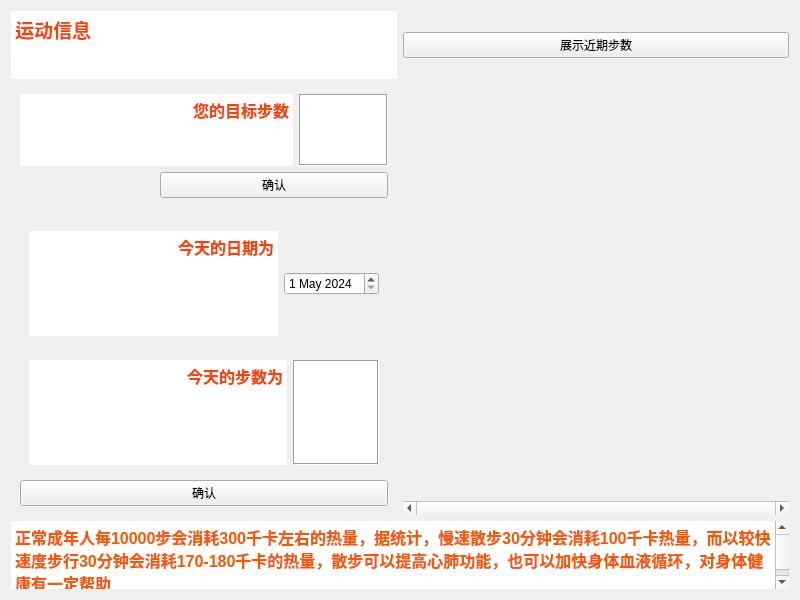
<?xml version="1.0" encoding="UTF-8"?>
<ui version="4.0">
 <class>SportScene</class>
 <widget class="QWidget" name="SportScene">
  <property name="geometry">
   <rect>
    <x>0</x>
    <y>0</y>
    <width>800</width>
    <height>600</height>
   </rect>
  </property>
  <property name="sizePolicy">
   <sizepolicy hsizetype="Maximum" vsizetype="Maximum">
    <horstretch>0</horstretch>
    <verstretch>0</verstretch>
   </sizepolicy>
  </property>
  <property name="maximumSize">
   <size>
    <width>16777215</width>
    <height>16777215</height>
   </size>
  </property>
  <property name="windowTitle">
   <string>Form</string>
  </property>
  <layout class="QGridLayout" name="gridLayout" rowstretch="1,0,0,0,0,0,0" columnstretch="1,1">
   <item row="2" column="1" rowspan="2">
    <widget class="QScrollArea" name="scrollArea_sport">
     <property name="frameShape">
      <enum>QFrame::NoFrame</enum>
     </property>
     <property name="frameShadow">
      <enum>QFrame::Plain</enum>
     </property>
     <property name="lineWidth">
      <number>0</number>
     </property>
     <property name="horizontalScrollBarPolicy">
      <enum>Qt::ScrollBarAlwaysOn</enum>
     </property>
     <property name="widgetResizable">
      <bool>true</bool>
     </property>
     <widget class="QWidget" name="scrollAreaWidgetContents">
      <property name="geometry">
       <rect>
        <x>0</x>
        <y>0</y>
        <width>388</width>
        <height>408</height>
       </rect>
      </property>
     </widget>
    </widget>
   </item>
   <item row="1" column="1">
    <widget class="QPushButton" name="btn_step">
     <property name="text">
      <string>展示近期步数</string>
     </property>
    </widget>
   </item>
   <item row="6" column="0">
    <spacer name="verticalSpacer_3">
     <property name="orientation">
      <enum>Qt::Vertical</enum>
     </property>
     <property name="sizeHint" stdset="0">
      <size>
       <width>20</width>
       <height>40</height>
      </size>
     </property>
    </spacer>
   </item>
   <item row="2" column="0">
    <widget class="QWidget" name="widget" native="true">
     <layout class="QGridLayout" name="gridLayout_2" rowstretch="3,1" columnstretch="3,3,2">
      <item row="0" column="2">
       <widget class="QTextEdit" name="textEdit_standard">
        <property name="frameShape">
         <enum>QFrame::Box</enum>
        </property>
        <property name="frameShadow">
         <enum>QFrame::Sunken</enum>
        </property>
       </widget>
      </item>
      <item row="1" column="1" colspan="2">
       <widget class="QPushButton" name="btn_standard">
        <property name="text">
         <string>确认</string>
        </property>
       </widget>
      </item>
      <item row="0" column="0" colspan="2">
       <widget class="QTextEdit" name="textEdit_2">
        <property name="frameShape">
         <enum>QFrame::NoFrame</enum>
        </property>
        <property name="frameShadow">
         <enum>QFrame::Plain</enum>
        </property>
        <property name="readOnly">
         <bool>true</bool>
        </property>
        <property name="html">
         <string>&lt;!DOCTYPE HTML PUBLIC &quot;-//W3C//DTD HTML 4.0//EN&quot; &quot;http://www.w3.org/TR/REC-html40/strict.dtd&quot;&gt;
&lt;html&gt;&lt;head&gt;&lt;meta name=&quot;qrichtext&quot; content=&quot;1&quot; /&gt;&lt;style type=&quot;text/css&quot;&gt;
p, li { white-space: pre-wrap; }
&lt;/style&gt;&lt;/head&gt;&lt;body style=&quot; font-family:'SimSun'; font-size:9pt; font-weight:400; font-style:normal;&quot;&gt;
&lt;p align=&quot;right&quot; style=&quot; margin-top:0px; margin-bottom:0px; margin-left:0px; margin-right:0px; -qt-block-indent:0; text-indent:0px;&quot;&gt;&lt;span style=&quot; font-size:12pt; font-weight:600; color:#ff4000;&quot;&gt;您的目标步数&lt;/span&gt;&lt;/p&gt;&lt;/body&gt;&lt;/html&gt;</string>
        </property>
       </widget>
      </item>
     </layout>
    </widget>
   </item>
   <item row="0" column="0">
    <spacer name="verticalSpacer">
     <property name="orientation">
      <enum>Qt::Vertical</enum>
     </property>
     <property name="sizeHint" stdset="0">
      <size>
       <width>20</width>
       <height>40</height>
      </size>
     </property>
    </spacer>
   </item>
   <item row="1" column="0">
    <widget class="QTextEdit" name="textEdit">
     <property name="enabled">
      <bool>true</bool>
     </property>
     <property name="frameShape">
      <enum>QFrame::NoFrame</enum>
     </property>
     <property name="frameShadow">
      <enum>QFrame::Plain</enum>
     </property>
     <property name="readOnly">
      <bool>true</bool>
     </property>
     <property name="html">
      <string>&lt;!DOCTYPE HTML PUBLIC &quot;-//W3C//DTD HTML 4.0//EN&quot; &quot;http://www.w3.org/TR/REC-html40/strict.dtd&quot;&gt;
&lt;html&gt;&lt;head&gt;&lt;meta name=&quot;qrichtext&quot; content=&quot;1&quot; /&gt;&lt;style type=&quot;text/css&quot;&gt;
p, li { white-space: pre-wrap; }
&lt;/style&gt;&lt;/head&gt;&lt;body style=&quot; font-family:'SimSun'; font-size:9pt; font-weight:400; font-style:normal;&quot;&gt;
&lt;p style=&quot; margin-top:0px; margin-bottom:0px; margin-left:0px; margin-right:0px; -qt-block-indent:0; text-indent:0px;&quot;&gt;&lt;span style=&quot; font-size:14pt; font-weight:600; color:#ff4000;&quot;&gt;运动信息&lt;/span&gt;&lt;/p&gt;&lt;/body&gt;&lt;/html&gt;</string>
     </property>
    </widget>
   </item>
   <item row="4" column="0" rowspan="2" colspan="2">
    <widget class="QTextEdit" name="textEdit_7">
     <property name="frameShape">
      <enum>QFrame::NoFrame</enum>
     </property>
     <property name="frameShadow">
      <enum>QFrame::Plain</enum>
     </property>
     <property name="lineWidth">
      <number>0</number>
     </property>
     <property name="readOnly">
      <bool>true</bool>
     </property>
     <property name="html">
      <string>&lt;!DOCTYPE HTML PUBLIC &quot;-//W3C//DTD HTML 4.0//EN&quot; &quot;http://www.w3.org/TR/REC-html40/strict.dtd&quot;&gt;
&lt;html&gt;&lt;head&gt;&lt;meta name=&quot;qrichtext&quot; content=&quot;1&quot; /&gt;&lt;style type=&quot;text/css&quot;&gt;
p, li { white-space: pre-wrap; }
&lt;/style&gt;&lt;/head&gt;&lt;body style=&quot; font-family:'SimSun'; font-size:9pt; font-weight:400; font-style:normal;&quot;&gt;
&lt;p style=&quot; margin-top:0px; margin-bottom:0px; margin-left:0px; margin-right:0px; -qt-block-indent:0; text-indent:0px;&quot;&gt;&lt;span style=&quot; font-size:12pt; font-weight:600; color:#ff5500;&quot;&gt;正常成年人每10000步会消耗300千卡左右的热量，据统计，慢速散步30分钟会消耗100千卡热量，而以较快速度步行30分钟会消耗170-180千卡的热量，散步可以提高心肺功能，也可以加快身体血液循环，对身体健康有一定帮助&lt;/span&gt;&lt;/p&gt;&lt;/body&gt;&lt;/html&gt;</string>
     </property>
    </widget>
   </item>
   <item row="0" column="1">
    <spacer name="verticalSpacer_2">
     <property name="orientation">
      <enum>Qt::Vertical</enum>
     </property>
     <property name="sizeHint" stdset="0">
      <size>
       <width>20</width>
       <height>40</height>
      </size>
     </property>
    </spacer>
   </item>
   <item row="3" column="0">
    <widget class="QWidget" name="widget_5" native="true">
     <layout class="QVBoxLayout" name="verticalLayout_2" stretch="0,0,0">
      <item>
       <widget class="QWidget" name="widget_2" native="true">
        <layout class="QHBoxLayout" name="horizontalLayout_2" stretch="3,1">
         <item>
          <widget class="QTextEdit" name="textEdit_4">
           <property name="frameShape">
            <enum>QFrame::NoFrame</enum>
           </property>
           <property name="frameShadow">
            <enum>QFrame::Plain</enum>
           </property>
           <property name="readOnly">
            <bool>true</bool>
           </property>
           <property name="html">
            <string>&lt;!DOCTYPE HTML PUBLIC &quot;-//W3C//DTD HTML 4.0//EN&quot; &quot;http://www.w3.org/TR/REC-html40/strict.dtd&quot;&gt;
&lt;html&gt;&lt;head&gt;&lt;meta name=&quot;qrichtext&quot; content=&quot;1&quot; /&gt;&lt;style type=&quot;text/css&quot;&gt;
p, li { white-space: pre-wrap; }
&lt;/style&gt;&lt;/head&gt;&lt;body style=&quot; font-family:'SimSun'; font-size:9pt; font-weight:400; font-style:normal;&quot;&gt;
&lt;p align=&quot;right&quot; style=&quot; margin-top:0px; margin-bottom:0px; margin-left:0px; margin-right:0px; -qt-block-indent:0; text-indent:0px;&quot;&gt;&lt;span style=&quot; font-size:12pt; font-weight:600; color:#ff4000;&quot;&gt;今天的日期为&lt;/span&gt;&lt;/p&gt;&lt;/body&gt;&lt;/html&gt;</string>
           </property>
          </widget>
         </item>
         <item>
          <widget class="QDateEdit" name="dateEdit">
           <property name="dateTime">
            <datetime>
             <hour>0</hour>
             <minute>0</minute>
             <second>0</second>
             <year>2024</year>
             <month>5</month>
             <day>1</day>
            </datetime>
           </property>
          </widget>
         </item>
        </layout>
       </widget>
      </item>
      <item>
       <widget class="QWidget" name="widget_3" native="true">
        <layout class="QHBoxLayout" name="horizontalLayout_3" stretch="3,1">
         <item>
          <widget class="QTextEdit" name="textEdit_5">
           <property name="frameShape">
            <enum>QFrame::NoFrame</enum>
           </property>
           <property name="frameShadow">
            <enum>QFrame::Plain</enum>
           </property>
           <property name="readOnly">
            <bool>true</bool>
           </property>
           <property name="html">
            <string>&lt;!DOCTYPE HTML PUBLIC &quot;-//W3C//DTD HTML 4.0//EN&quot; &quot;http://www.w3.org/TR/REC-html40/strict.dtd&quot;&gt;
&lt;html&gt;&lt;head&gt;&lt;meta name=&quot;qrichtext&quot; content=&quot;1&quot; /&gt;&lt;style type=&quot;text/css&quot;&gt;
p, li { white-space: pre-wrap; }
&lt;/style&gt;&lt;/head&gt;&lt;body style=&quot; font-family:'SimSun'; font-size:9pt; font-weight:400; font-style:normal;&quot;&gt;
&lt;p align=&quot;right&quot; style=&quot; margin-top:0px; margin-bottom:0px; margin-left:0px; margin-right:0px; -qt-block-indent:0; text-indent:0px;&quot;&gt;&lt;span style=&quot; font-size:12pt; font-weight:600; color:#ff4000;&quot;&gt;今天的步数为&lt;/span&gt;&lt;/p&gt;&lt;/body&gt;&lt;/html&gt;</string>
           </property>
          </widget>
         </item>
         <item>
          <widget class="QTextEdit" name="textEdit_step">
           <property name="frameShape">
            <enum>QFrame::Box</enum>
           </property>
          </widget>
         </item>
        </layout>
       </widget>
      </item>
      <item>
       <widget class="QPushButton" name="btn_save">
        <property name="text">
         <string>确认</string>
        </property>
       </widget>
      </item>
     </layout>
    </widget>
   </item>
  </layout>
 </widget>
 <resources/>
 <connections/>
</ui>
